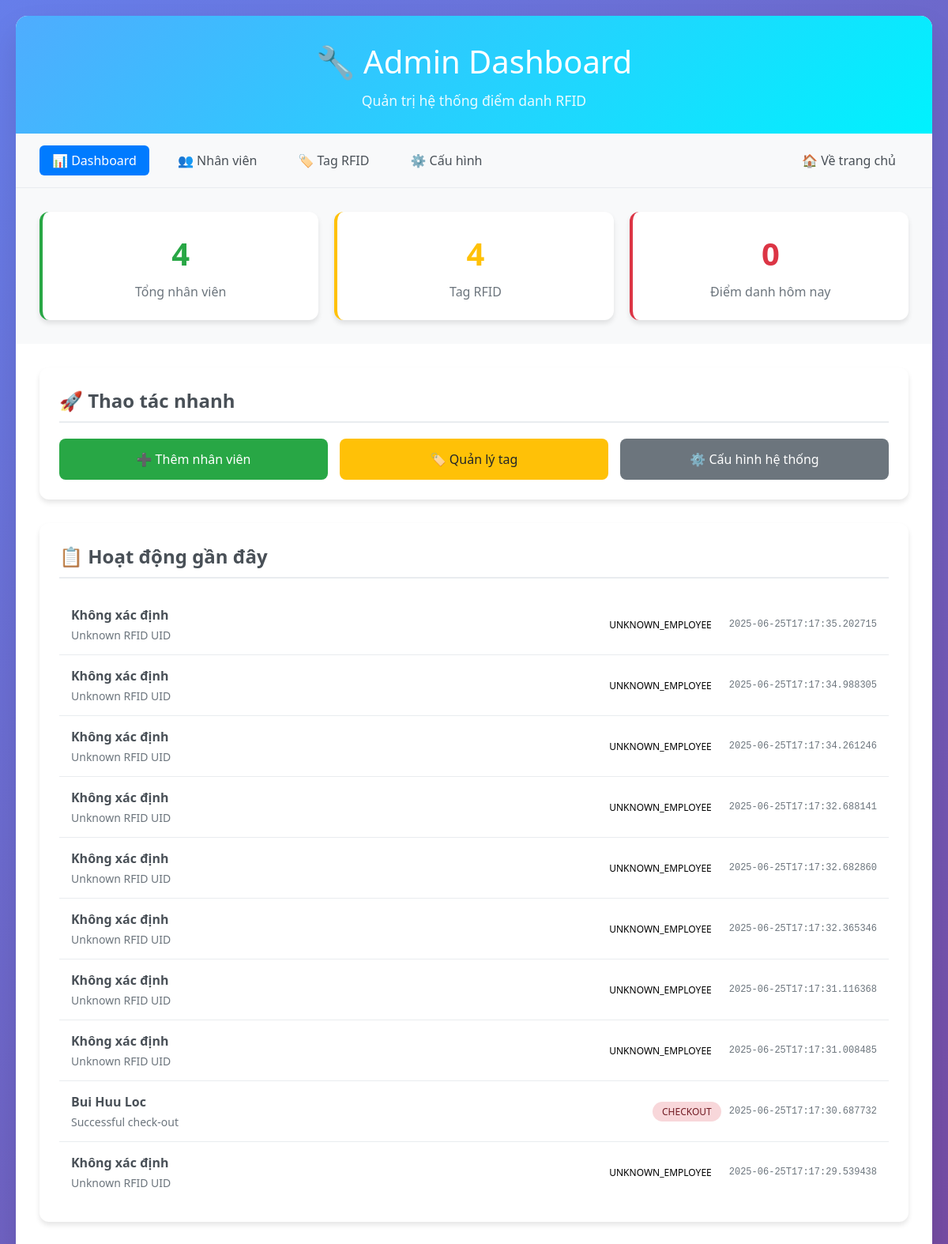
The page /admin on the database its author committed.
### tables this page shows
CREATE TABLE rfid_scan_logs (
            id INTEGER PRIMARY KEY AUTOINCREMENT,
            employee_id INTEGER,
            rfid_uid TEXT NOT NULL,
            timestamp TEXT NOT NULL,
            reader_id TEXT NOT NULL,
            status TEXT NOT NULL,
            note TEXT,
            FOREIGN KEY (employee_id) REFERENCES employees (id)
        );

CREATE TABLE employees (
            id INTEGER PRIMARY KEY AUTOINCREMENT,
            name TEXT NOT NULL,
            employee_code TEXT UNIQUE,
            department TEXT,
            position TEXT,
            email TEXT,
            phone TEXT,
            is_active BOOLEAN DEFAULT 1,
            created_at TEXT DEFAULT CURRENT_TIMESTAMP,
            updated_at TEXT DEFAULT CURRENT_TIMESTAMP
        );

### app.py (the view)
@app.route('/admin')
def admin_dashboard():
    conn = sqlite3.connect('checkins.db')
    total_employees = conn.execute('SELECT COUNT(*) FROM employees WHERE is_active = 1').fetchone()[0]
    total_tags = conn.execute('SELECT COUNT(*) FROM employee_tags WHERE is_active = 1').fetchone()[0]
    today_attendance = conn.execute('''
        SELECT COUNT(*) FROM attendances
        WHERE date = ? AND check_in_time IS NOT NULL
    ''', (datetime.now().strftime('%Y-%m-%d'),)).fetchone()[0]
    recent_logs = conn.execute('''
        SELECT sl.timestamp, e.name, sl.status, sl.note
        FROM rfid_scan_logs sl
        LEFT JOIN employees e ON sl.employee_id = e.id
        ORDER BY sl.timestamp DESC
        LIMIT 10
    ''').fetchall()
    conn.close()
    return render_template('admin/dashboard.html',
                         total_employees=total_employees,
                         total_tags=total_tags,
                         today_attendance=today_attendance,
                         recent_logs=recent_logs)

### templates/admin/dashboard.html (shortened to what this page needs)
<!DOCTYPE html>
<html lang="vi">
  <head>
  </head>
  <body>
    <div class="container">
      <div class="header">
        <h1>🔧 Admin Dashboard</h1>
        <p>Quản trị hệ thống điểm danh RFID</p>
      </div>
      <div class="nav">
        <a href="/admin" class="active">📊 Dashboard</a>
        <a href="/admin/employees">👥 Nhân viên</a>
        <a href="/admin/tags">🏷️ Tag RFID</a>
        <a href="/admin/config">⚙️ Cấu hình</a>
        <a href="/" style="margin-left: auto">🏠 Về trang chủ</a>
      </div>
      <div class="stats-grid">
        <div class="stat-card employees">
          <div class="stat-number">{{ total_employees }}</div>
          <div class="stat-label">Tổng nhân viên</div>
        </div>
        <div class="stat-card tags">
          <div class="stat-number">{{ total_tags }}</div>
          <div class="stat-label">Tag RFID</div>
        </div>
        <div class="stat-card attendance">
          <div class="stat-number">{{ today_attendance }}</div>
          <div class="stat-label">Điểm danh hôm nay</div>
        </div>
      </div>
      <div class="content">
        <div class="section">
          <h2>🚀 Thao tác nhanh</h2>
          <div class="quick-actions">
            <a href="/admin/employees" class="action-btn employees"
              >➕ Thêm nhân viên</a
            >
            <a href="/admin/tags" class="action-btn tags">🏷️ Quản lý tag</a>
            <a href="/admin/config" class="action-btn config"
              >⚙️ Cấu hình hệ thống</a
            >
          </div>
        </div>
        <div class="section">
          <h2>📋 Hoạt động gần đây</h2>
          <ul class="activity-list">
            {% for log in recent_logs %}
            <li class="activity-item">
              <div class="activity-info">
                <div class="activity-name">
                  {{ log[1] or 'Không xác định' }}
                </div>
                <div class="activity-details">
                  {{ log[3] or 'Không có ghi chú' }}
                </div>
              </div>
              <div style="display: flex; align-items: center; gap: 10px">
                <span class="status-badge status-{{ log[2] }}"
                  >{{ log[2] }}</span
                >
                <span class="activity-time">{{ log[0] }}</span>
              </div>
            </li>
            {% endfor %}
          </ul>
        </div>
      </div>
    </div>
  </body>
</html>

### templates/admin/dashboard.html (style rules this page uses)
* { margin: 0; padding: 0; box-sizing: border-box; }
body { font-family: "Segoe UI", Tahoma, Geneva, Verdana, sans-serif; background: linear-gradient(135deg, #667eea 0%, #764ba2 100%); min-height: 100vh; padding: 20px; }
.container { max-width: 1400px; margin: 0 auto; background: white; border-radius: 15px; box-shadow: 0 20px 40px rgba(0, 0, 0, 0.1); overflow: hidden; }
.header { background: linear-gradient(135deg, #4facfe 0%, #00f2fe 100%); color: white; padding: 30px; text-align: center; }
.header h1 { font-size: 2.5em; margin-bottom: 10px; font-weight: 300; }
.header p { font-size: 1.1em; opacity: 0.9; }
.nav { background: #f8f9fa; padding: 15px 30px; border-bottom: 1px solid #e9ecef; display: flex; gap: 20px; align-items: center; flex-wrap: wrap; }
.nav a { text-decoration: none; color: #495057; padding: 8px 16px; border-radius: 6px; transition: all 0.3s ease; font-weight: 500; }
.nav a.active { background: #007bff; color: white; }
.stats-grid { display: grid; grid-template-columns: repeat(auto-fit, minmax(250px, 1fr)); gap: 20px; padding: 30px; background: #f8f9fa; }
.stat-card { background: white; padding: 25px; border-radius: 12px; text-align: center; box-shadow: 0 4px 6px rgba(0, 0, 0, 0.1); border-left: 4px solid #007bff; }
.stat-card.employees { border-left-color: #28a745; }
.stat-card.tags { border-left-color: #ffc107; }
.stat-card.attendance { border-left-color: #dc3545; }
.stat-number { font-size: 2.5em; font-weight: bold; color: #007bff; margin-bottom: 10px; }
.stat-card.employees .stat-number { color: #28a745; }
.stat-card.tags .stat-number { color: #ffc107; }
.stat-card.attendance .stat-number { color: #dc3545; }
.stat-label { color: #6c757d; font-size: 16px; font-weight: 500; }
.content { padding: 30px; }
.section { background: white; border-radius: 12px; padding: 25px; margin-bottom: 30px; box-shadow: 0 4px 6px rgba(0, 0, 0, 0.1); }
.section h2 { color: #495057; margin-bottom: 20px; font-size: 1.5em; border-bottom: 2px solid #e9ecef; padding-bottom: 10px; }
.activity-list { list-style: none; }
.activity-item { padding: 15px; border-bottom: 1px solid #e9ecef; display: flex; justify-content: space-between; align-items: center; }
.activity-item:last-child { border-bottom: none; }
.activity-info { flex: 1; }
.activity-name { font-weight: 600; color: #495057; margin-bottom: 5px; }
.activity-details { color: #6c757d; font-size: 14px; }
.activity-time { color: #6c757d; font-size: 12px; font-family: "Courier New", monospace; }
.status-badge { padding: 4px 12px; border-radius: 20px; font-size: 12px; font-weight: 500; text-transform: uppercase; }
.status-checkout { background: #f8d7da; color: #721c24; }
.quick-actions { display: grid; grid-template-columns: repeat(auto-fit, minmax(200px, 1fr)); gap: 15px; margin-top: 20px; }
.action-btn { display: block; padding: 15px 20px; background: #007bff; color: white; text-decoration: none; border-radius: 8px; text-align: center; font-weight: 500; transition: all 0.3s ease; }
.action-btn.employees { background: #28a745; }
.action-btn.tags { background: #ffc107; color: #212529; }
.action-btn.config { background: #6c757d; }

### rows shown on the page
rfid_scan_logs: log "Không xác định", note "Unknown RFID UID", status "UNKNOWN_EMPLOYEE", timestamp "2025-06-25T17:17:35.202715"
rfid_scan_logs: log "Không xác định", note "Unknown RFID UID", status "UNKNOWN_EMPLOYEE", timestamp "2025-06-25T17:17:34.988305"
rfid_scan_logs: log "Không xác định", note "Unknown RFID UID", status "UNKNOWN_EMPLOYEE", timestamp "2025-06-25T17:17:34.261246"
rfid_scan_logs: log "Không xác định", note "Unknown RFID UID", status "UNKNOWN_EMPLOYEE", timestamp "2025-06-25T17:17:32.688141"
rfid_scan_logs: log "Không xác định", note "Unknown RFID UID", status "UNKNOWN_EMPLOYEE", timestamp "2025-06-25T17:17:32.682860"
rfid_scan_logs: log "Không xác định", note "Unknown RFID UID", status "UNKNOWN_EMPLOYEE", timestamp "2025-06-25T17:17:32.365346"
rfid_scan_logs: log "Không xác định", note "Unknown RFID UID", status "UNKNOWN_EMPLOYEE", timestamp "2025-06-25T17:17:31.116368"
rfid_scan_logs: log "Không xác định", note "Unknown RFID UID", status "UNKNOWN_EMPLOYEE", timestamp "2025-06-25T17:17:31.008485"
rfid_scan_logs: name "Bui Huu Loc", note "Successful check-out", status "CHECKOUT", timestamp "2025-06-25T17:17:30.687732"
rfid_scan_logs: log "Không xác định", note "Unknown RFID UID", status "UNKNOWN_EMPLOYEE", timestamp "2025-06-25T17:17:29.539438"

### other values the page prints
{{ total_employees }} "4"
{{ total_tags }} "4"
{{ today_attendance }} "0"
